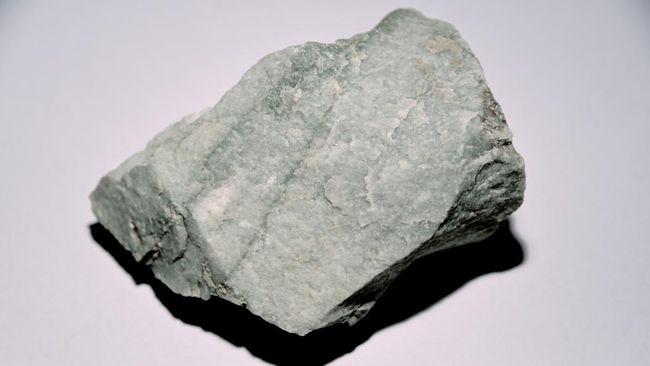
#> input picture objek/Batu.jpeg, 650 x 366 px, found by its file name
$ python TulBar.py
#> lines starting #> are read from the running program, lines starting #| are printed output that depends on the picture; after the words box and inside, x2 and y2 are one past the last pixel; in counts of white or black regions, pixels touching at a corner belong together
#> in process_image, image is the input picture: shape (366, 650, 3); mean B, G, R 177.4, 175.5, 177.4
import cv2
import numpy as np
from pydub import AudioSegment
from pydub.playback import play

# Fungsi untuk mendeteksi fitur-fitur dalam gambar
def detect_features(image):
    gray = cv2.cvtColor(image, cv2.COLOR_BGR2GRAY)
    edges = cv2.Canny(gray, 50, 150)
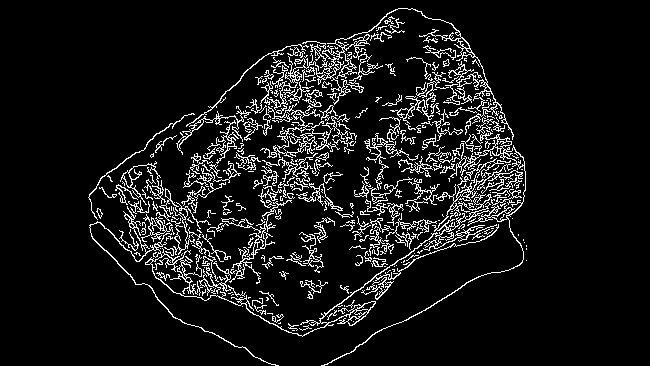
#> edges: shape (366, 650); 8.5% white in thin lines or dots, all inside (x1, y1, x2, y2) = (88, 8, 527, 366)
    return edges

# Fungsi untuk menghasilkan getaran berdasarkan hasil deteksi
def generate_vibration(features):
    vibration_strength = np.sum(features) / 255
#> vibration_strength = 20252
    return vibration_strength

# Fungsi untuk mendeteksi suara ketukan
def detect_knock(sound_file):
    sound = AudioSegment.from_file(sound_file)

    # Mengukur amplitudo suara (contoh: menggunakan rata-rata amplitudo)
    average_amplitude = np.mean(np.abs(sound.get_array_of_samples()))

    # Menguji ambang batas untuk mendeteksi suara ketukan
    threshold = 5000  # Sesuaikan dengan ambang batas yang sesuai dengan kebutuhan Anda
    if average_amplitude > threshold:
        return True
    else:
        return False

# Fungsi utama untuk memproses gambar dan menghasilkan getaran
def process_image(image_path, sound_file):
    image = cv2.imread(image_path)

    features = detect_features(image)
    vibration_strength = generate_vibration(features)
#> vibration_strength = 20252

    # Mendeteksi suara ketukan
    is_knock = detect_knock(sound_file)

    if is_knock:
        print("Detected a knock!")
        # Lakukan sesuatu jika terdeteksi suara ketukan (misalnya, ganti pola getaran)
        # pytactx.vibrate(vibration_strength)

    cv2.imshow("Image", image)
    cv2.imshow("Features", features)
    cv2.waitKey(0)
    cv2.destroyAllWindows()

# Contoh penggunaan
image_path = "objek/batu.jpeg"
sound_file = "objek/batu.wav"
process_image(image_path, sound_file)
#> (the call stopped at in detect_knock, `sound = AudioSegment.from_file(sound_file)`: pydub is not available in this run)
